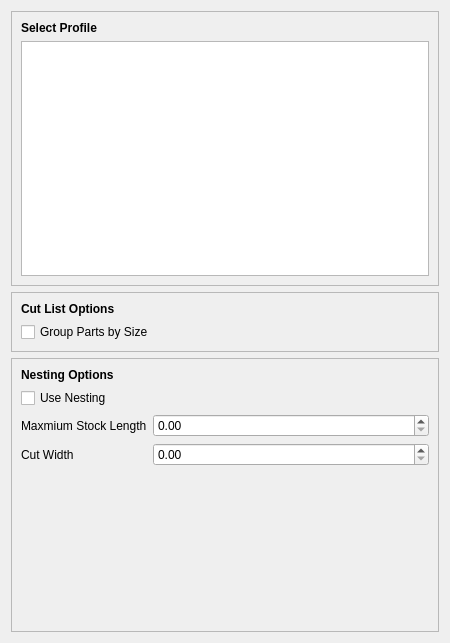
<?xml version="1.0" encoding="UTF-8"?>
<ui version="4.0">
 <class>Dialog</class>
 <widget class="QDialog" name="Dialog">
  <property name="geometry">
   <rect>
    <x>0</x>
    <y>0</y>
    <width>450</width>
    <height>643</height>
   </rect>
  </property>
  <property name="sizePolicy">
   <sizepolicy hsizetype="Preferred" vsizetype="Expanding">
    <horstretch>0</horstretch>
    <verstretch>0</verstretch>
   </sizepolicy>
  </property>
  <property name="windowTitle">
   <string>Create Cut List</string>
  </property>
  <layout class="QVBoxLayout" name="verticalLayout">
   <item>
    <widget class="QFrame" name="frame_3">
     <property name="sizePolicy">
      <sizepolicy hsizetype="Preferred" vsizetype="Expanding">
       <horstretch>0</horstretch>
       <verstretch>0</verstretch>
      </sizepolicy>
     </property>
     <property name="frameShape">
      <enum>QFrame::StyledPanel</enum>
     </property>
     <property name="frameShadow">
      <enum>QFrame::Raised</enum>
     </property>
     <layout class="QVBoxLayout" name="verticalLayout_4">
      <item>
       <widget class="QLabel" name="labelMaxLength_5">
        <property name="font">
         <font>
          <bold>true</bold>
          <underline>false</underline>
         </font>
        </property>
        <property name="text">
         <string>Select Profile</string>
        </property>
        <property name="margin">
         <number>10</number>
        </property>
       </widget>
      </item>
      <item>
       <widget class="QListWidget" name="profile_list">
        <property name="sizePolicy">
         <sizepolicy hsizetype="Expanding" vsizetype="MinimumExpanding">
          <horstretch>0</horstretch>
          <verstretch>10</verstretch>
         </sizepolicy>
        </property>
        <property name="minimumSize">
         <size>
          <width>0</width>
          <height>150</height>
         </size>
        </property>
        <property name="baseSize">
         <size>
          <width>0</width>
          <height>0</height>
         </size>
        </property>
        <property name="sizeAdjustPolicy">
         <enum>QAbstractScrollArea::AdjustIgnored</enum>
        </property>
        <property name="editTriggers">
         <set>QAbstractItemView::NoEditTriggers</set>
        </property>
        <property name="showDropIndicator" stdset="0">
         <bool>false</bool>
        </property>
        <property name="alternatingRowColors">
         <bool>true</bool>
        </property>
        <property name="selectionMode">
         <enum>QAbstractItemView::MultiSelection</enum>
        </property>
        <property name="resizeMode">
         <enum>QListView::Fixed</enum>
        </property>
        <property name="layoutMode">
         <enum>QListView::SinglePass</enum>
        </property>
       </widget>
      </item>
     </layout>
    </widget>
   </item>
   <item>
    <widget class="QFrame" name="frame_2">
     <property name="frameShape">
      <enum>QFrame::StyledPanel</enum>
     </property>
     <property name="frameShadow">
      <enum>QFrame::Raised</enum>
     </property>
     <layout class="QVBoxLayout" name="verticalLayout_3">
      <item>
       <widget class="QLabel" name="labelMaxLength_4">
        <property name="font">
         <font>
          <bold>true</bold>
          <underline>false</underline>
         </font>
        </property>
        <property name="text">
         <string>Cut List Options</string>
        </property>
        <property name="margin">
         <number>10</number>
        </property>
       </widget>
      </item>
      <item>
       <widget class="QCheckBox" name="use_group_by_size">
        <property name="sizePolicy">
         <sizepolicy hsizetype="Expanding" vsizetype="Fixed">
          <horstretch>0</horstretch>
          <verstretch>0</verstretch>
         </sizepolicy>
        </property>
        <property name="layoutDirection">
         <enum>Qt::LeftToRight</enum>
        </property>
        <property name="text">
         <string>Group Parts by Size</string>
        </property>
       </widget>
      </item>
     </layout>
    </widget>
   </item>
   <item>
    <widget class="QFrame" name="nesting_option_frame">
     <property name="enabled">
      <bool>true</bool>
     </property>
     <property name="toolTip">
      <string/>
     </property>
     <property name="statusTip">
      <string/>
     </property>
     <property name="whatsThis">
      <string/>
     </property>
     <property name="accessibleName">
      <string/>
     </property>
     <property name="frameShape">
      <enum>QFrame::StyledPanel</enum>
     </property>
     <property name="frameShadow">
      <enum>QFrame::Raised</enum>
     </property>
     <layout class="QVBoxLayout" name="verticalLayout_2">
      <item>
       <widget class="QLabel" name="labelMaxLength_3">
        <property name="font">
         <font>
          <bold>true</bold>
          <underline>false</underline>
         </font>
        </property>
        <property name="text">
         <string>Nesting Options</string>
        </property>
        <property name="margin">
         <number>10</number>
        </property>
       </widget>
      </item>
      <item>
       <layout class="QFormLayout" name="formLayout">
        <item row="4" column="0">
         <widget class="QLabel" name="labelMaxLength_2">
          <property name="text">
           <string>Maxmium Stock Length</string>
          </property>
          <property name="margin">
           <number>10</number>
          </property>
         </widget>
        </item>
        <item row="6" column="0">
         <widget class="QLabel" name="labelCutWidth">
          <property name="text">
           <string>Cut Width</string>
          </property>
          <property name="margin">
           <number>10</number>
          </property>
         </widget>
        </item>
        <item row="4" column="1">
         <widget class="Gui::QuantitySpinBox" name="max_stock_length"/>
        </item>
        <item row="6" column="1">
         <widget class="Gui::QuantitySpinBox" name="cut_width"/>
        </item>
        <item row="3" column="0">
         <widget class="QCheckBox" name="use_nesting">
          <property name="sizePolicy">
           <sizepolicy hsizetype="Expanding" vsizetype="Fixed">
            <horstretch>0</horstretch>
            <verstretch>0</verstretch>
           </sizepolicy>
          </property>
          <property name="layoutDirection">
           <enum>Qt::LeftToRight</enum>
          </property>
          <property name="text">
           <string>Use Nesting</string>
          </property>
         </widget>
        </item>
       </layout>
      </item>
      <item>
       <spacer name="verticalSpacer">
        <property name="orientation">
         <enum>Qt::Vertical</enum>
        </property>
        <property name="sizeHint" stdset="0">
         <size>
          <width>20</width>
          <height>40</height>
         </size>
        </property>
       </spacer>
      </item>
     </layout>
    </widget>
   </item>
  </layout>
 </widget>
 <customwidgets>
  <customwidget>
   <class>Gui::QuantitySpinBox</class>
   <extends>QDoubleSpinBox</extends>
   <header location="global">quantityspinbox.h</header>
  </customwidget>
 </customwidgets>
 <resources/>
 <connections/>
</ui>
